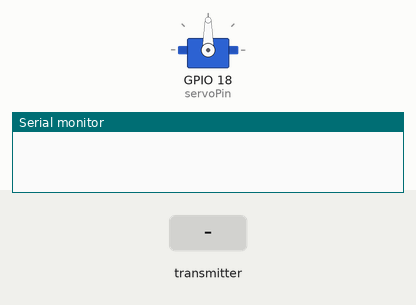
A program run on a simulated ESP32. Shown: servo, the last lines printed to the serial monitor. The test bench sets the inputs (shaded band).

Above: at 1.2 s.
1.3 s: the transmitter starts sending gripper_pos = 0
At 2.3 s:
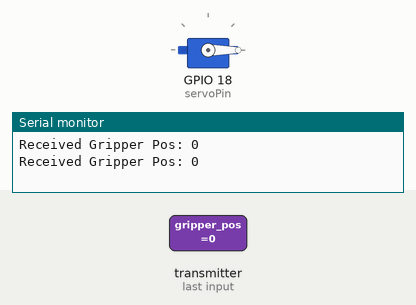
2.8 s: the transmitter starts sending gripper_pos = 64
At 3.5 s:
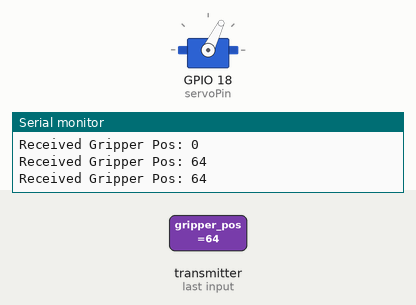
4.3 s: the transmitter starts sending gripper_pos = 128
At 5.5 s:
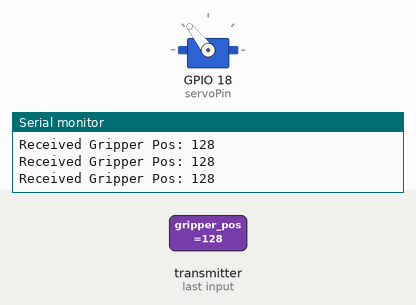
5.8 s: the transmitter starts sending gripper_pos = 255
At 6.9 s:
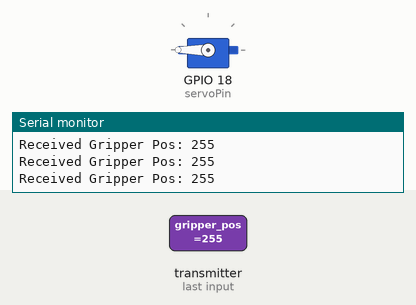
Timing chart, 0 to 8.3 s (numbered marks = the images above; inputs shaded):
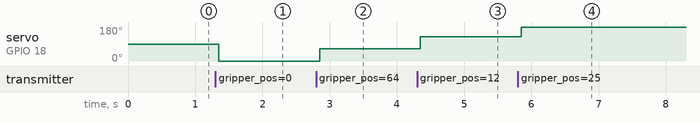

The program:

main.cpp
```cpp
// #include <Arduino.h>

// void setup() {
//   Serial.begin(115200);
//   delay(2000);

//   // Read the burned-in MAC address directly from the silicon
//   uint64_t chipid = ESP.getEfuseMac();

//   uint8_t mac[6];
//   for(int i = 0; i < 6; i++) {
//     mac[i] = (chipid >> (8 * i)) & 0xFF;
//   }

//   Serial.print("Hardware eFuse MAC: ");
//   Serial.printf("%02X:%02X:%02X:%02X:%02X:%02X\n",
//                 mac[0], mac[1], mac[2], mac[3], mac[4], mac[5]);
// }

// void loop() {
// }


// #include <ESP32Servo.h>

// const int SERVO_PIN = 19;
// Servo gripperServo;

// // Default break-in positions
// int posA = 0;
// int posB = 140;

// unsigned long lastMoveTime = 0;
// bool isAtPosA = true;

// void setup() {
//     Serial.begin(115200);

//     ESP32PWM::allocateTimer(0);
//     ESP32PWM::allocateTimer(1);
//     ESP32PWM::allocateTimer(2);
//     ESP32PWM::allocateTimer(3);

//     gripperServo.setPeriodHertz(50);
//     gripperServo.attach(SERVO_PIN, 500, 2500);

//     Serial.println("\n--- Gripper Break-In Routine ---");
//     Serial.printf("Currently sweeping between %d and %d degrees.\n", posA, posB);
//     Serial.println("To change limits, type two numbers separated by a comma (e.g., '10,130') and press ENTER.");
// }

// void loop() {
//     // 1. Check for new commands from the terminal
//     if (Serial.available() > 0) {
//         String input = Serial.readStringUntil('\n');
//         input.trim();

//         int commaIndex = input.indexOf(',');
//         if (commaIndex > 0) {
//             posA = input.substring(0, commaIndex).toInt();
//             posB = input.substring(commaIndex + 1).toInt();

//             // Constrain to standard servo angles
//             posA = constrain(posA, 0, 180);
//             posB = constrain(posB, 0, 180);

//             Serial.printf("New limits set! Sweeping between %d and %d.\n", posA, posB);
//         } else if (input.length() > 0) {
//             Serial.println("Invalid format. Please use a comma, e.g., '0,140'");
//         }
//     }

//     // 2. Automatically sweep every 1000 milliseconds (1 second)
//     if (millis() - lastMoveTime >= 1000) {
//         lastMoveTime = millis();

//         if (isAtPosA) {
//             gripperServo.write(posB);
//             isAtPosA = false;
//         } else {
//             gripperServo.write(posA);
//             isAtPosA = true;
//         }
//     }
// }


// #include <ESP32Servo.h>

// const int SERVO_PIN = 19;
// Servo gripperServo;

// void setup() {
//     Serial.begin(115200);

//     // Attach the servo and set to a safe middle position
//     gripperServo.attach(SERVO_PIN);
//     gripperServo.write(90);

//     Serial.println("\n--- Gripper Limit Tester ---");
//     Serial.println("Enter an angle between 0 and 180:");
// }

// void loop() {
//     if (Serial.available() > 0) {
//         // Read the integer from the terminal
//         int angle = Serial.parseInt();

//         // Clear out any lingering newline characters from the buffer
//         while (Serial.available() > 0) {
//             Serial.read();
//         }

//         // Apply the movement
//         if (angle >= 0 && angle <= 180) {
//             Serial.printf("Command received. Moving to: %d degrees\n", angle);
//             gripperServo.write(angle);
//         } else {
//             Serial.println("Invalid input. Please enter a number between 0 and 180.");
//         }
//     }
// }


#include <esp_now.h>
#include <WiFi.h>
#include <ESP32Servo.h>

// Define Servo
Servo gripperServo;
const int servoPin = 18; // Change this to the pin your servo signal wire is connected to

typedef struct struct_message {
    uint8_t gripper_pos; // 0 to 140
} struct_message;

struct_message gripperData;

// Callback function that executes when data is received
void OnDataRecv(const uint8_t * mac, const uint8_t *incomingData, int len) {
    memcpy(&gripperData, incomingData, sizeof(gripperData));

    Serial.print("Received Gripper Pos: ");
    Serial.println(gripperData.gripper_pos);

    // Command the servo to the received angle
    gripperServo.write(gripperData.gripper_pos);
}

void setup() {
    Serial.begin(115200);

    // Attach the servo
    gripperServo.attach(servoPin);

    // Initialize ESP-NOW
    WiFi.mode(WIFI_STA);
    if (esp_now_init() != ESP_OK) {
        Serial.println("Error initializing ESP-NOW");
        return;
    }

    // Register the receive callback
    esp_now_register_recv_cb(OnDataRecv);
}

void loop() {
    // ESP-NOW runs asynchronously in the background.
    // You can leave the loop empty or do other tasks here.
}
```

master.cpp
```cpp
// // #include <esp_now.h>
// #include <WiFi.h>

// // Slave MAC Address
// uint8_t slaveAddress[] = {0x78, 0x1C, 0x3C, 0xE1, 0x08, 0x1C};

// typedef struct struct_message {
//     uint8_t gripper_pos; // 0 to 140
// } struct_message;

// struct_message gripperData;
// esp_now_peer_info_t peerInfo;

// // Keep track of the current angle (starts at 0)
// int currentAngle = 0;

// void OnDataSent(const uint8_t *mac_addr, esp_now_send_status_t status) {
//     Serial.print("Delivery Status: ");
//     Serial.println(status == ESP_NOW_SEND_SUCCESS ? "Success" : "Fail");
// }

// void setup() {
//     Serial.begin(115200);
//     WiFi.mode(WIFI_STA);
//     if (esp_now_init() != ESP_OK) {
//         Serial.println("Error initializing ESP-NOW");
//         return;
//     }

//     esp_now_register_send_cb(OnDataSent);
//     memcpy(peerInfo.peer_addr, slaveAddress, 6);
//     peerInfo.channel = 0;
//     peerInfo.encrypt = false;

//     if (esp_now_add_peer(&peerInfo) != ESP_OK){
//         Serial.println("Failed to add peer");
//         return;
//     }

//     Serial.println("Setup Complete.");
//     Serial.println("Press RIGHT ARROW (or 'd') to open (+5 deg).");
//     Serial.println("Press LEFT ARROW (or 'a') to close (-5 deg).");
// }

// void loop() {
//     if (Serial.available() > 0) {
//         char c = Serial.read();
//         bool positionChanged = false;

//         // 1. Check for ANSI escape sequence (Actual Arrow Keys)
//         if (c == 0x1B) { // ESC character
//             delay(5); // Wait a tiny bit for the rest of the sequence to arrive
//             if (Serial.available() >= 2) {
//                 char bracket = Serial.read();
//                 char dir = Serial.read();

//                 if (bracket == '[') {
//                     if (dir == 'C') { // Right Arrow
//                         currentAngle += 5;
//                         positionChanged = true;
//                     } else if (dir == 'D') { // Left Arrow
//                         currentAngle -= 5;
//                         positionChanged = true;
//                     }
//                 }
//             }
//         }
//         // 2. Fallback for standard keys (Easier for Arduino IDE Serial Monitor)
//         else if (c == 'd' || c == 'D') { // 'D' for Right
//             currentAngle += 5;
//             positionChanged = true;
//         }
//         else if (c == 'a' || c == 'A') { // 'A' for Left
//             currentAngle -= 5;
//             positionChanged = true;
//         }

//         // If a valid key was pressed, process and send
//         if (positionChanged) {
//             // Constrain the angle so it doesn't go below 0 or above 140
//             if (currentAngle > 140) currentAngle = 140;
//             if (currentAngle < 0) currentAngle = 0;

//             gripperData.gripper_pos = currentAngle;

//             Serial.print("Moved by 5 degrees. New Position: ");
//             Serial.println(currentAngle);

//             esp_now_send(slaveAddress, (uint8_t *) &gripperData, sizeof(gripperData));

//             // Clear out any remaining characters (like 'Enter' key \n or \r)
//             while(Serial.available() > 0) {
//                 Serial.read();
//             }
//         }
//     }
// }
```

slave.cpp
```cpp
// #include <esp_now.h>
// #include <WiFi.h>
// #include <ESP32Servo.h>

// // Define Servo
// Servo gripperServo;
// const int servoPin = 18; // Change this to the pin your servo signal wire is connected to

// typedef struct struct_message {
//     uint8_t gripper_pos; // 0 to 140
// } struct_message;

// struct_message gripperData;

// // Callback function that executes when data is received
// void OnDataRecv(const uint8_t * mac, const uint8_t *incomingData, int len) {
//     memcpy(&gripperData, incomingData, sizeof(gripperData));

//     Serial.print("Received Gripper Pos: ");
//     Serial.println(gripperData.gripper_pos);

//     // Command the servo to the received angle
//     gripperServo.write(gripperData.gripper_pos);
// }

// void setup() {
//     Serial.begin(115200);

//     // Attach the servo
//     gripperServo.attach(servoPin);

//     // Initialize ESP-NOW
//     WiFi.mode(WIFI_STA);
//     if (esp_now_init() != ESP_OK) {
//         Serial.println("Error initializing ESP-NOW");
//         return;
//     }

//     // Register the receive callback
//     esp_now_register_recv_cb(OnDataRecv);
// }

// void loop() {
//     // ESP-NOW runs asynchronously in the background.
//     // You can leave the loop empty or do other tasks here.
// }
```

Measured:
- after the input at 1.3 s, servo on GPIO 18 (servoPin): 90° → 0° after 0.05 s
- after the input at 2.8 s, servo on GPIO 18 (servoPin): 0° → 64° after 0.05 s
- after the input at 4.3 s, servo on GPIO 18 (servoPin): 64° → 128° after 0.05 s
- after the input at 5.8 s, servo on GPIO 18 (servoPin): 128° → 180° after 0.05 s
